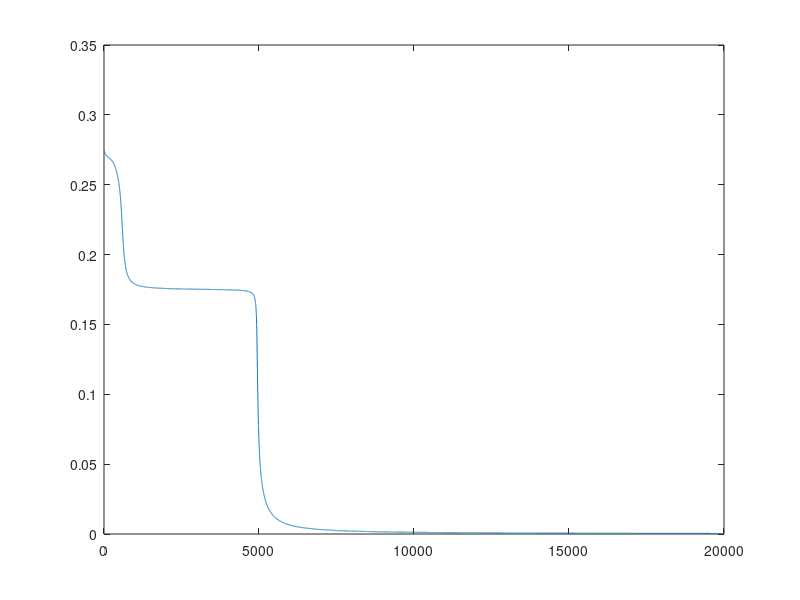

Source code (MATLAB):
% *********************************************
% Multi-Layer-Perceptron - Nueral Networks
% Jongwon Kim
% jw.kim@sch.ac.kr
% activation function = sigmoid
% *********************************************

clear all
%% Training Set (XOR Problem)
x = [0 0 ; 0 1 ; 1 0 ; 1 1];
y = [0.0000 1.0000 1.0000 0.0000];

b1 = zeros(1,2);
b2 = zeros;
w1 = zeros(2,2);
w2 = zeros(2,1);

epoch = 20000;
deltha = 1;

%% Neural Networks 2-2-1 
for i=1:epoch

   % x = flipud(x);
   % y = flipud(y);
    
    for j=1:length(x)
        
        %feedforward
        Z =  1 ./ (1 + exp(- (x(j,:)*w1+b1))); 
        Y =  1 ./ (1 + exp(- (Z*w2+b2)));        
        
        %error
        E(j) = y(j) - Y;
        
        %backpropagation
        alpha2 = E(j)*(Y)*(1-Y) ;
        alpha1 = alpha2*((Z).*(1-Z)).*w2';
        
        % update
        w2 = w2 + (deltha*alpha2*Z)' ;
        b2 = b2 + deltha*alpha2 ;
  
        w1 = w1 + deltha*alpha1'*x(j,:);
        b1 = b1 + deltha*alpha1;
       
        result(j) = Y;
  
    end  
    %mean square error
    mse(i) = mean(E.^2);

   txt1 = ['Target Value             ' sprintf('%.4f   ',y)];
   txt2= ['Predicted Value        ' sprintf('%.4f   ',result)];
   txt3= ['Epochs   ' sprintf('%d',i)];
   disp(txt1);
   disp(txt2);
   disp(txt3);
   clc
end
%mean square error
plot(mse);
    
